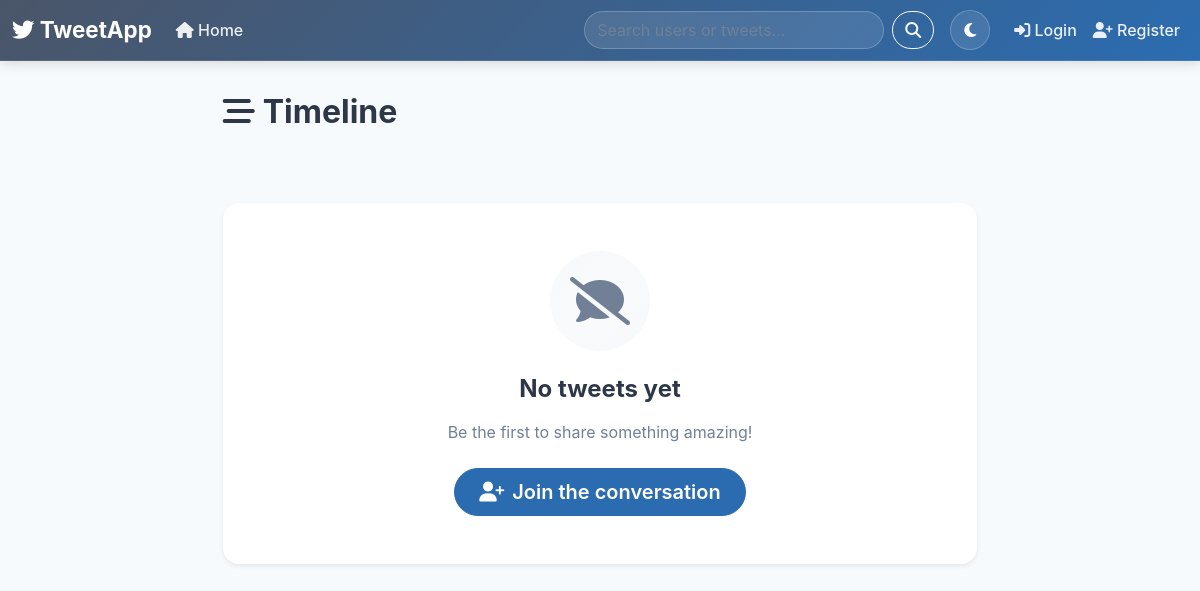
The app's page /tweet/, older data.
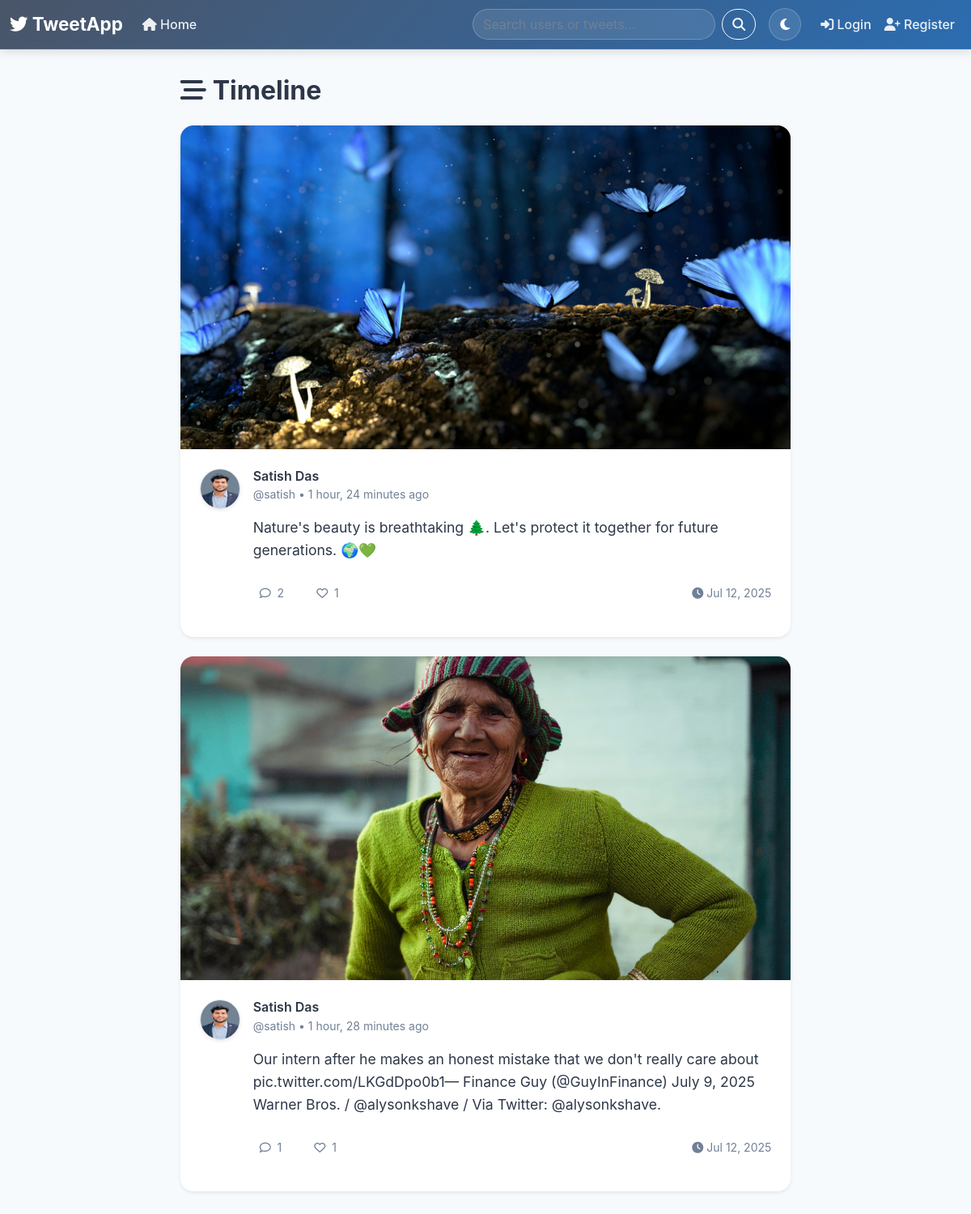
The same page, newer data.
### tweet/models.py (models this page shows, shortened)
class Tweet(models.Model):
    user = models.ForeignKey(User, on_delete=models.CASCADE)
    text = models.TextField(max_length=240)
    photo = models.ImageField(upload_to='photos/', blank=True, null=True)
    created_at = models.DateTimeField(auto_now_add=True)
    updated_at = models.DateTimeField(auto_now=True)
    @property
    def likes_count(self):
        return self.likes.count()
    @property
    def comments_count(self):
        return self.comments.count()

class UserProfile(models.Model):
    user = models.OneToOneField(User, on_delete=models.CASCADE)
    bio = models.TextField(max_length=500, blank=True)
    location = models.CharField(max_length=30, blank=True)
    birth_date = models.DateField(null=True, blank=True)
    avatar = models.ImageField(upload_to='avatars/', blank=True, null=True)
    website = models.URLField(blank=True)
    followers = models.ManyToManyField(User, related_name='following', blank=True)
    created_at = models.DateTimeField(auto_now_add=True)
    updated_at = models.DateTimeField(auto_now=True)

### tweet/views.py (the view)
# urls.py: path('', views.tweet_list, name='tweet_list'),
def tweet_list(request):
    tweets = Tweet.objects.all().order_by('-created_at')
    return render(request, 'tweet_list.html', {'tweets': tweets})

### tweet/templates/tweet_list.html (shortened to what the changed rows need)
{% extends "layout.html" %}
{% load tweet_extras %}
{% block content %}
<div class="row">
    <div class="col-md-8 mx-auto">
        <div class="d-flex justify-content-between align-items-center mb-4">
            <h2 class="fw-bold mb-0" style="color: var(--text-primary);">
                <i class="fas fa-stream me-2"></i>Timeline
            </h2>
        </div>
        {% for tweet in tweets %}
            <div class="card mb-4 shadow-sm border-0 rounded-4">
                {% if tweet.photo %}
                    <img src="{{ tweet.photo.url }}" class="card-img-top rounded-top-4" alt="Tweet image" style="max-height: 400px; object-fit: cover;">
                {% endif %}
                <div class="card-body p-4">
                    <div class="d-flex align-items-start mb-3">
                        <div class="me-3">
                            {% if tweet.user.userprofile.avatar %}
                                <img src="{{ tweet.user.userprofile.avatar.url }}" class="rounded-circle border shadow-sm" width="50" height="50" alt="Avatar">
                            {% else %}
                                <div class="rounded-circle d-flex align-items-center justify-content-center border shadow-sm"
                                     style="width: 50px; height: 50px; background: linear-gradient(135deg, var(--secondary-color) 0%, var(--primary-color) 100%); color: white;">
                                    <i class="fas fa-user fa-lg"></i>
                                </div>
                            {% endif %}
                        </div>
                        <div class="flex-grow-1">
                            <div class="d-flex justify-content-between align-items-start">
                                <div>
                                    <a href="{% url 'profile_view' tweet.user.username %}" class="text-decoration-none">
                                        <h6 class="card-title mb-0 fw-semibold" style="color: var(--text-primary);">
                                            {{ tweet.user.get_full_name|default:tweet.user.username }}
                                        </h6>
                                    </a>
                                    <small class="text-muted">@{{ tweet.user.username }} • {{ tweet.created_at|timesince }} ago</small>
                                </div>
                            </div>
                            <p class="card-text mt-3 mb-4" style="color: var(--text-primary); line-height: 1.6; font-size: 1.1rem;">
                                {{ tweet.text }}
                            </p>
                            <div class="d-flex justify-content-between align-items-center">
                                <div class="d-flex gap-4">
                                    <a href="{% url 'tweet_detail' tweet.id %}" class="btn btn-sm btn-outline-secondary rounded-pill border-0 bg-transparent" style="color: var(--text-muted); text-decoration: none;">
                                        <i class="far fa-comment me-1"></i>
                                        <span>{{ tweet.comments_count }}</span>
                                    </a>
                                    {% if user.is_authenticated %}
                                        <button class="btn btn-sm btn-outline-secondary rounded-pill border-0 bg-transparent like-btn"
                                                data-tweet-id="{{ tweet.id }}"
                                                style="color: {% if tweet|is_liked_by:user %}#e91e63{% else %}var(--text-muted){% endif %};">
                                            <i class="{% if tweet|is_liked_by:user %}fas{% else %}far{% endif %} fa-heart me-1"></i>
                                            <span class="like-count">{{ tweet.likes_count }}</span>
                                        </button>
                                    {% else %}
                                        <button class="btn btn-sm btn-outline-secondary rounded-pill border-0 bg-transparent" style="color: var(--text-muted);">
                                            <i class="far fa-heart me-1"></i>
                                            <span>{{ tweet.likes_count }}</span>
                                        </button>
                                    {% endif %}
                                </div>
                                <small class="text-muted">
                                    <i class="fas fa-clock me-1"></i>{{ tweet.created_at|date:"M d, Y" }}
                                </small>
                            </div>
                        </div>
                    </div>
                </div>
            </div>
        {% empty %}
            <div class="text-center py-5">
                <div class="card shadow-sm border-0 rounded-4">
                    <div class="card-body p-5">
                        <div class="mb-4">
                            <div class="mx-auto rounded-circle d-flex align-items-center justify-content-center"
                                 style="width: 100px; height: 100px; background: linear-gradient(135deg, var(--light-bg) 0%, #f8f9fa 100%); color: var(--text-muted);">
                                <i class="fas fa-comment-slash fa-3x"></i>
                            </div>
                        </div>
                        <h4 class="fw-bold mb-3" style="color: var(--text-primary);">No tweets yet</h4>
                        <p class="text-muted mb-4">Be the first to share something amazing!</p>
                        {% if user.is_authenticated %}
                            <a href="{% url 'tweet_create' %}" class="btn btn-primary btn-lg rounded-pill fw-semibold px-4">
                                <i class="fas fa-plus me-2"></i>Create your first tweet
                            </a>
                        {% else %}
                            <a href="{% url 'register' %}" class="btn btn-primary btn-lg rounded-pill fw-semibold px-4">
                                <i class="fas fa-user-plus me-2"></i>Join the conversation
                            </a>
                        {% endif %}
                    </div>
                </div>
            </div>
        {% endfor %}
    </div>
</div>
{% endblock %}

Row changes from the older to the newer data that the page shows:
added Tweet: photo (picture), user.userprofile.avatar (picture), user.get_full_name "Satish Das", user.username "satish", created_at "1 hour, 24 minutes", text "Nature's beauty is breathtaking 🌲. Let's protect it together for future generations. 🌍💚", comments_count "2", likes_count "1", created_at "Jul 12, 2025"
added Tweet: photo (picture), user.userprofile.avatar (picture), user.get_full_name "Satish Das", user.username "satish", created_at "1 hour, 28 minutes", text "Our intern after he makes an honest mistake that we don't really care about pic.twitter.com/LKGdDpo0b1— Finance Guy (@GuyInFinance) July 9, 2025 Warner Bros. / @alysonkshave / Via Twitter: @alysonkshave.", comments_count "1", likes_count "1", created_at "Jul 12, 2025"
Text that changed along with them:
text no longer shown: "No tweets yet Be the first to share something amazing! Join the conversation"
